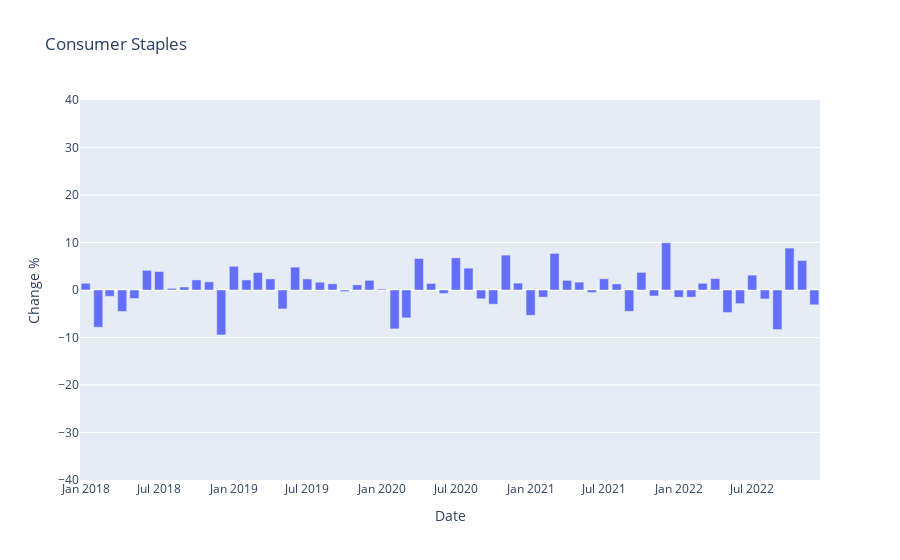

Source (notebook cell):
### Code cell
fig = px.bar(consumer_stap_perf_df, x=consumer_stap_perf_df['Date'], y=consumer_stap_perf_df['Change %'], title= "Consumer Staples", range_y=[-40,40])
fig.show()
